Frame 1 (no input): blank canvas, image omitted
Frame 60 (the mouse pressed at the canvas centre just before this capture): blank canvas, image omitted
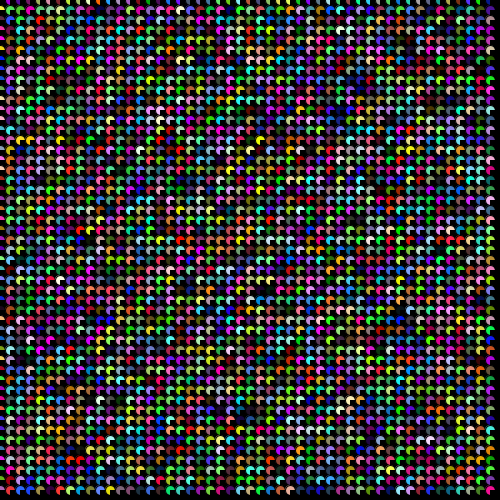
Frame 120 (the mouse held since frame 60 and released just before this capture)

The Processing sketch whose frames 1 and 60 were blank and that drew this single picture after the mouse press (run headless with seeded random() and noise(); from frame 60 on, the mouse is pressed at the canvas centre):

// Processing sketch: processing_40334
// ── processing_40334.pde

//click the screen to make the circles appear and to change color
float circsize;
void setup()
{
 size(500,500);
 circsize = 10;
smooth(); 
}

void draw()
{
  if(mousePressed)
  {
  for(int y=0; y<height; y+=circsize){
     for(int x=0; x<width; x+=circsize) {
       fill(random(255), random(255), random(255));
       ellipse(x,y, circsize, circsize);
       fill(0);
       rect(x,y, circsize, circsize);
     }    
  }
}
}
void mouseMoved()
{
  noStroke();
  fill(255, 155, 55);
 ellipse(mouseX, mouseY, circsize, circsize);
 
}
